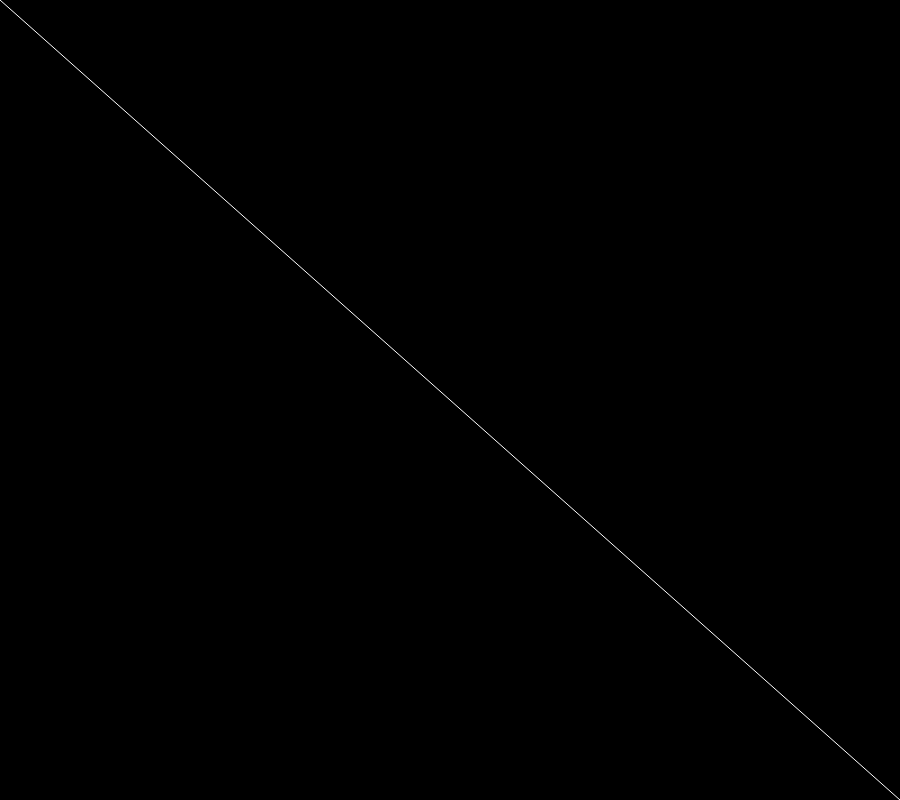
Frame 1 (no input)
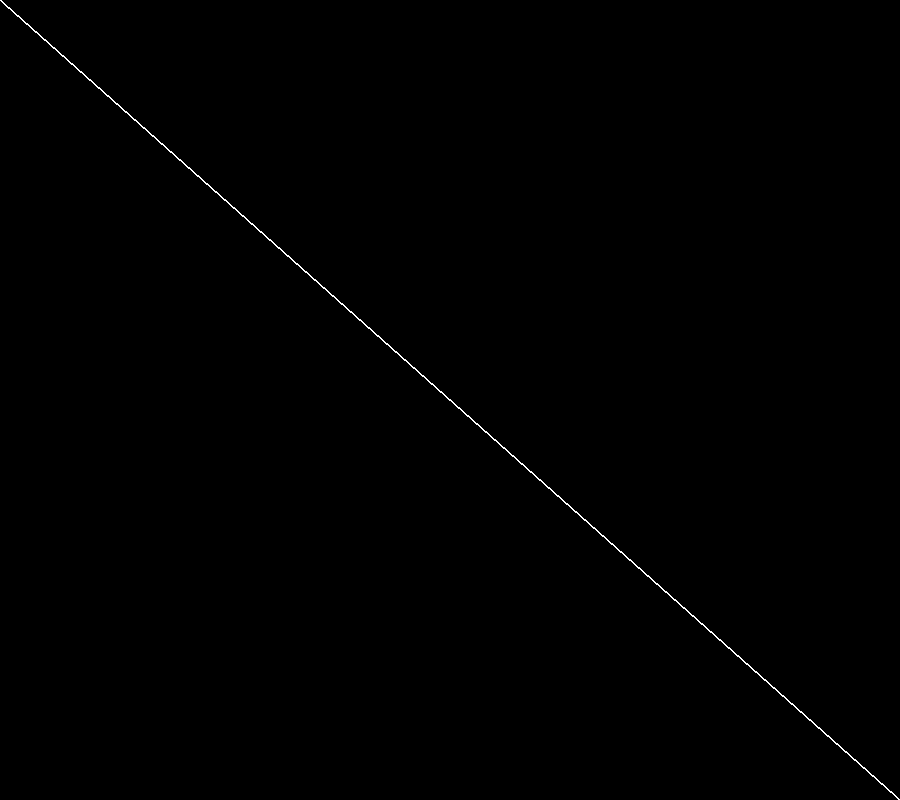
Frame 60 (no input)
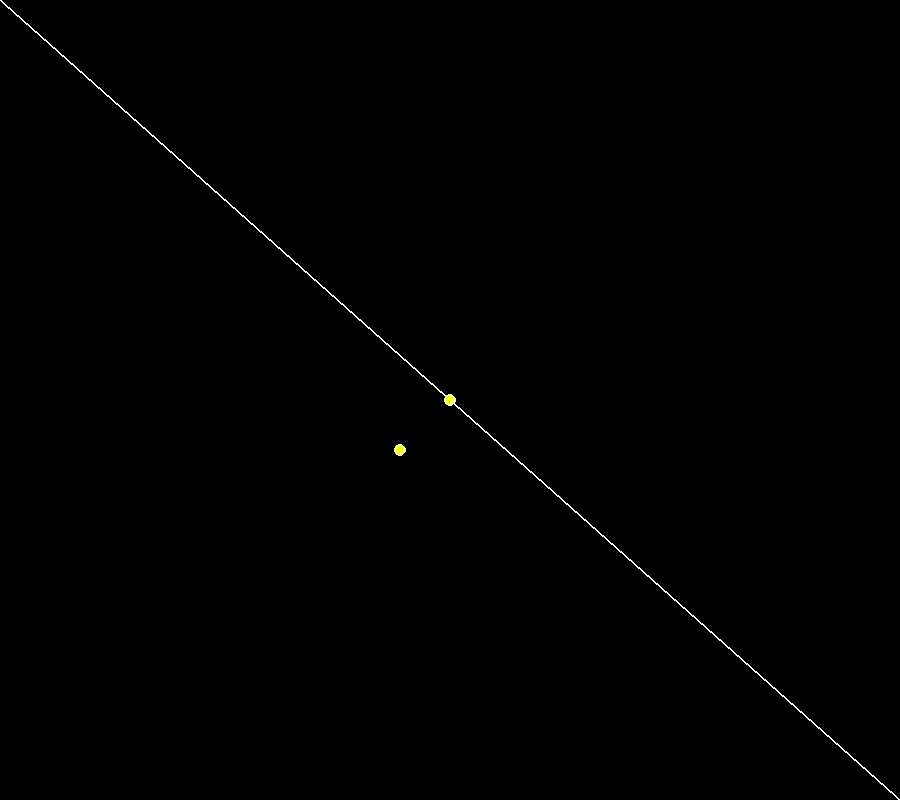
Frame 120 (the mouse pressed at the canvas centre since frame 60)

The p5.js sketch that drew these frames (run headless with seeded random() and noise() and a simulated clock; from frame 60 on, the mouse is pressed at the canvas centre):

// p5.js sketch
// ── sketch.js
function setup() {
  createCanvas(900, 800);
  noStroke()
  background(0,0,0)
}

function draw() {
  
  fill(255,255,0)
  if (mouseIsPressed) 
  {
    circle(mouseX, mouseY , 10,10,10);
    circle(mouseY,mouseX, 10,10,10)
  }
  stroke(255)
  line(0,0, 900,800)
}
